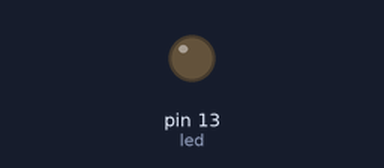
Recording of a sketch running on a simulated Arduino Uno, built with avr-gcc and run on an emulated ATmega328P. Parts: output pins drawn as LEDs (lit = HIGH).

Above: at 0.3 s.
At 4.6 s:
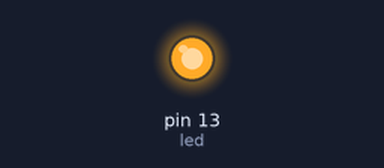
Timing chart, 0 to 7.0 s (numbered marks = the images above):
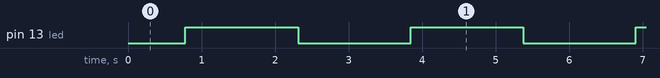

The sketch:

Blink_LED.ino
```cpp
#include "Arduino.h"

int led =13;
int brightness = 0;
int fadeAmount = 5;

void setup()
{
	pinMode(led, OUTPUT); // sets pin as output
}

void loop()
{
	analogWrite(led, brightness); // sets brightness
	brightness =  brightness + fadeAmount;
	if (brightness <= 0 || brightness >= 255) {
		fadeAmount = -fadeAmount;
	}

	delay(30);
}
```

Measured:
- by itself, pin 13 (led): alternates HIGH for 1.5 s and LOW for 1.5 s
